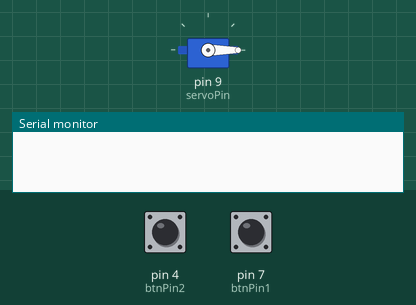
This sketch was run on a simulated Arduino Uno, built with avr-gcc and run on an emulated ATmega328P. Parts: servo, the last lines printed to the serial monitor. The test bench sets the inputs (shaded band); at power-on: pin 4 (btnPin2) HIGH, pin 7 (btnPin1) HIGH.

Above: at 1.2 s.
1.3 s: pin 4 (btnPin2) pulled LOW for 0.15 s
At 1.9 s:
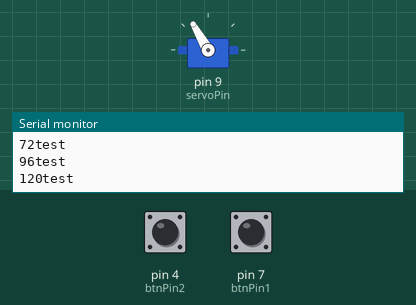
4.3 s: pin 7 (btnPin1) pulled LOW for 0.15 s
At 4.55 s:
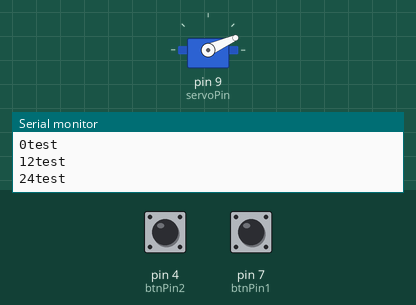
7.3 s: pin 7 (btnPin1) pulled LOW for 1 s
At 7.76 s:
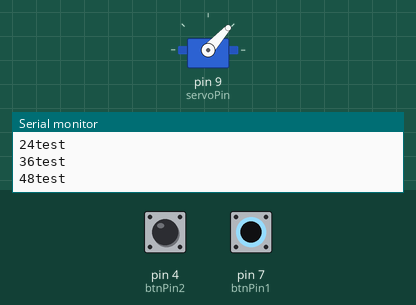
10.3 s: pin 7 (btnPin1) pulled LOW for 3.2 s
At 10.86 s:
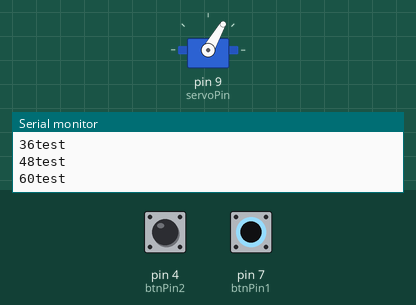
15.0 s: pin 4 (btnPin2) driven LOW and pin 7 (btnPin1) driven LOW
At 15.77 s:
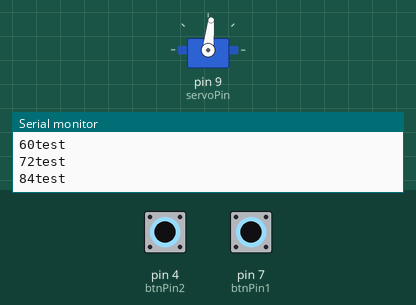
Timing chart, 0 to 20.5 s (numbered marks = the images above; inputs shaded):
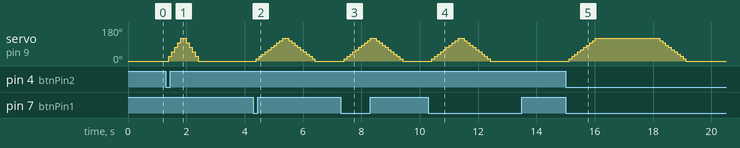

The sketch:

sketch_sep22a.ino
```cpp
#include <Servo.h>

//constants veranderen niet
const int btnPin1 = 7;
const int btnPin2 = 4;
const int servoPin  = 9;

Servo servo; // servo object maken om deze te controllen

// variables will change:
int angle = 0;          // angle van de servo
int lastButtonState1;
int currentButtonState1;
int lastButtonState2;
int currentButtonState2;

void setup() {
  Serial.begin(9600);
  pinMode(btnPin1, INPUT_PULLUP);   //pullup meet wanneer de knop wordt losgelaten
  pinMode(btnPin2, INPUT_PULLUP);
  servo.attach(servoPin);           //de servo aan pin 9 binden

  servo.write(angle);   //angle op 0 zetten
}

void loop() {
  delay(100);
  boolean btn1 = false; //bools om de dubbele druk te meten
  boolean btn2 = false;

  lastButtonState1    = currentButtonState1;      // oude state opslaan
  currentButtonState1 = digitalRead(btnPin1);     // nieuwe state uitlezen

  lastButtonState2    = currentButtonState2;
  currentButtonState2 = digitalRead(btnPin2);

  //flags zetten voor op welke knop is gedrukt
  if(lastButtonState1 == HIGH && currentButtonState1 == LOW){
    btn1 = true;
  }

  if (lastButtonState2 == HIGH && currentButtonState2 == LOW){
    btn2 = true;
  }

  //flags uitlezen en de correcte functie uitvoeren
  if(btn1 == true && btn2 == false) {
    Serial.println("The button is pressed");

    for(int pos = 0; pos <= 120; pos += 12){
     Serial.print(pos);
     Serial.println("test");
     servo.write(pos);
     delay(100);
    }
    for(int pos = 120; pos >= 0; pos -= 12){
     Serial.print(pos);
     Serial.println("test");
     servo.write(pos);
     delay(100);
    }
  }
  if(btn1 == false && btn2 == true) {
    Serial.println("The button2 is pressed");

    for(int pos = 0; pos <= 120; pos += 24){
     Serial.print(pos);
     Serial.println("test");
     servo.write(pos);
     delay(100);
    }
    for(int pos = 120; pos >= 0; pos -= 24){
     Serial.print(pos);
     Serial.println("test");
     servo.write(pos);
     delay(100);
    }
  }
  if(btn1 == true && btn2 == true) {
    Serial.println("Both buttons pressed");

    for(int pos = 0; pos <= 120; pos += 12){
     Serial.print(pos);
     Serial.println("test");
     servo.write(pos);
     delay(100);
    }
    delay(2000);
    for(int pos = 120; pos >= 0; pos -= 12){
     Serial.print(pos);
     Serial.println("test");
     servo.write(pos);
     delay(100);
    }
  }
}
```

Measured:
- after the input at 1.3 s, servo on pin 9 (servoPin): rises from 0° to 120° in 0.40 s, then falls to 0° in 0.60 s
- after the input at 4.3 s, servo on pin 9 (servoPin): rises from 0° to 120° in 0.90 s, then falls to 0° in 1.1 s
- after the input at 7.3 s, servo on pin 9 (servoPin): rises from 0° to 120° in 0.90 s, then falls to 0° in 1.1 s
- after the input at 10.3 s, servo on pin 9 (servoPin): rises from 0° to 120° in 0.90 s, then falls to 0° in 1.1 s
- after the input at 15.0 s, servo on pin 9 (servoPin): rises from 0° to 120° in 0.90 s, then falls to 0° in 3.1 s
